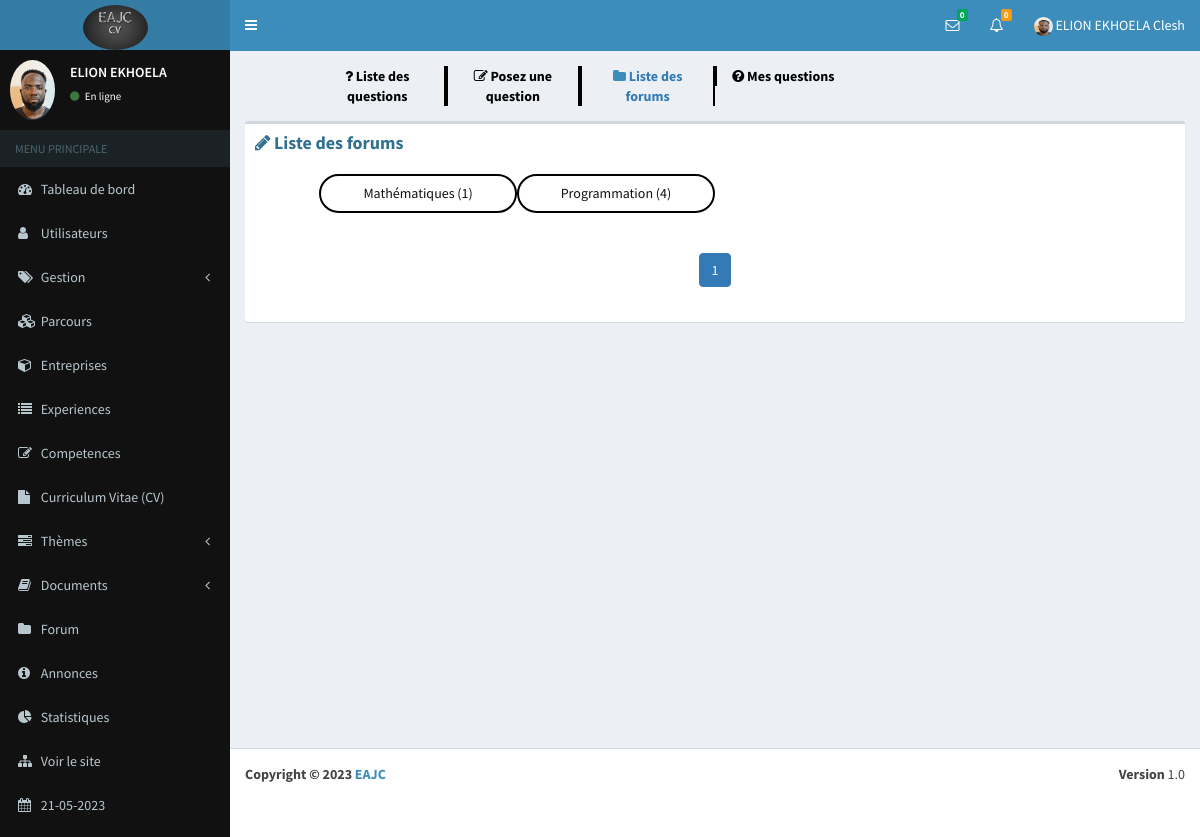
The page /forum/listforum (signed in) on the database its author committed.
### eab/models.py (models this page shows, shortened)
class Parametre(models.Model):
    appname=models.CharField(max_length=100)
    appeditor=models.CharField(max_length=200)
    phone=models.CharField(max_length=200, null=True)
    email=models.CharField(max_length=200, null=True)
    version=models.CharField(max_length=10, null=True)
    devise=models.CharField(max_length=10, null=True)
    COLORS=[
        ('primary','primary'),
        ('info','info'),
        ('success','success'),
        ('danger','danger'),
        ('secondary','secondary'),
        ('dark','dark'),
    ]
    theme=models.CharField(max_length=200, null=True, choices=COLORS)
    logo=models.ImageField(upload_to="media", null=True, blank=True)
    width_logo=models.CharField(max_length=3, null=True)
    height_logo=models.TextField(max_length=3, null=True)

class Profile(models.Model):
    user=models.OneToOneField(User, on_delete=models.CASCADE)
    phone=models.CharField(max_length=100)
    address=models.TextField()
    photo=models.ImageField(upload_to="media", null=True, blank=True)
    SEX=[
        ('Masculin','Masculin'),
        ('Feminin','Feminin')
    ]
    gender=models.CharField(max_length=100, null=True, choices=SEX)
    droitmes=models.BooleanField(default=False, null=True)
    status=models.BooleanField(default=False, null=True)
    apropos=models.TextField(null=True)
    profession=models.CharField(max_length=50, null=True)
    VARIABLE=[
        ('Visible','Visible'),
        ('Invisible','Invisible')
    ]
    vform=models.CharField(max_length=100, null=True, choices=VARIABLE, default="Visible")
    vep=models.CharField(max_length=100, null=True, choices=VARIABLE)
    vcomp=models.CharField(max_length=100, null=True, choices=VARIABLE)
    vaform=models.CharField(max_length=100, null=True, choices=VARIABLE)
    priority=models.BooleanField(null=True,default=False)

### forum/models.py (models this page shows, shortened)
class Discipline(models.Model):
    libelle=models.CharField(max_length=200)

### forum/views.py (the view)
# urls.py: path("listforum", listforum, name="question/listforum"),
@login_required(login_url='login')
def listforum(request):
    date=datetime.datetime.now()
    disciplines=Discipline.objects.all()
    tabDicsipline=[]
    for discipline in disciplines:
        dicDisc={}
        effect=0
        composants=Composant.objects.filter(discipline_id=discipline.id)
        tabComposants=[]
        for composant in composants:
            query=Question.objects.values("composant_id").filter(composant_id=composant.id).annotate(effectif=Count("composant_id"))
            if query.exists():
                for comp in query:
                    effect+=comp["effectif"]
                    dic={}
                    dic["id"]=composant.id
                    dic["libelle"]=composant.libelle
                    dic["effectif"]=comp["effectif"]
                    tabComposants.append(dic)
            else:
                dic={}
                dic["id"]=composant.id
                dic["libelle"]=composant.libelle
                dic["effectif"]=0
                tabComposants.append(dic)
        dicDisc["id"]=discipline.id
        dicDisc["libelle"]=discipline.libelle
        dicDisc["effectif"]=effect
        dicDisc["composants"]=tabComposants
        tabDicsipline.append(dicDisc)
    paginator = Paginator(tabDicsipline, 10)
    num_page=request.GET.get('page')
    tabDicsipline=paginator.get_page(num_page)
    context={
            "disciplines":tabDicsipline,
            "parametre":parametre(),
            "date":date,
        "countanswer":nbnew_answer(request),
        "count":nbnew_message(request),
        "users":new_message(request)
    }
    return render(request, "question/listforum.html", context)

### eab/views.py (called while the page is built)
def parametre():
    try:
        parametre=Parametre.objects.all()[0]
    except Exception as e:
        parametre=None
    if parametre == None :
        return redirect("maintenance")
    else:
        return parametre

### forum/views.py (called while the page is built, shortened)
def new_message( request):
    contacts=Contact.objects.filter(statut=0, status=1).order_by("-id")
    tabUsers=[]
    tabIdUser=[]
    for contact in contacts:
        diccode=eval(contact.codes)
    tab=[]
    for i in tabIdUser:
        if i not in tab:
            tab.append(i)
    dic={}
    for i in tab:
        nombre=0
        for k in tabIdUser:
            if i==k:
                nombre=nombre+1
        dic[i]=nombre
    tabMessages=[]
    tabs=[]
    return tabMessages

def nbnew_message(request):
    contacts=Contact.objects.filter(statut=0, status=1).order_by("-id")
    count=0
    for contact in contacts:
        diccode=eval(contact.codes)
        if diccode["user1"]==request.user.id:
            count=count+1
    return count

def nbnew_answer(request):
    questions=Question.objects.filter(user_id=request.user.id)
    number=0
    for question in questions:
        answers=Answer.objects.filter(question_id=question.id, status=0)
        for answer in answers:
            if answer.user_id != request.user.id:
                number+=1
    return number

### forum/templates/question/listforum.html (shortened to what this page needs)
{% extends 'global/base.html' %}
{% block content %}
<div class="content-wrapper">
<section class="content-header">
    <div class="row">
        <div class="col-md-10 col-md-offset-1">
            <div class="row">
                <div class="col-lg-8">
                    <div class="row">
                        <div class="col-xs-3 text-center" style="border-right: 2px solid black;">
                            <a href="{% url 'question/questions' %}" class="question" id="question" style="text-decoration: none; color: black;"><i class="fa fa-question"></i> <b>Liste des questions</b></a>
                        </div>
                        <div class="col-xs-3 text-center" style="border-right: 2px solid black; border-left: 2px solid black">
                            <a href="{% url 'question/postquestion' %}" class="question" id="pquestion"  style="text-decoration: none; color: black;"><i class="fa fa-edit"></i> <b>Posez une question</b></a>
                        </div>
                        <div class="col-xs-3 text-center" style="border-right: 2px solid black; border-left: 2px solid black">
                            <a href="{% url 'question/listforum' %}" class="question" id="forum" style="text-decoration: none"><i class="fa fa-folder"></i> <b class="text-primary">Liste des forums</b></a>
                        </div>
                        <div class="col-xs-3 text-center" style="border-left: 2px solid black">
                            <a href="{% url 'question/my_questions' %}" class="question" id="mquestion" style="text-decoration: none; color: black;"><i class="fa fa-question-circle"></i> <b>Mes questions</b></a>
                        </div>
                    </div>
                </div>
            </div>
        </div>
    </div>
</section>
    <section class="content">
        <div class="row">
            <div class="col-md-12">
                <div class="box">
                    <div class="box-header">
                      <h3 class="box-title text-info"><i class="fa fa-pencil"></i> <b>Liste des forums</b></h3>
                    </div>
                    <div class="box-body">
                        <div class="row">
                            <div class="col-md-10 col-md-offset-1">
                                <div class="row">
                                    {% for discipline in disciplines %}
                                    <div class="col-md-3 col-xs-4" style="border-radius: 20px; border:2px solid black">
                                        <a href="#" class="ourview" style="text-decoration:none; font-family: Georgia, serif" data-toggle="modal" data-target="#contactModal{{ discipline.id }}">
                                            <h5 class="text-center text-black"> {{ discipline.libelle }} ({{ discipline.effectif }})</h5>
                                        </a>
                                    </div>
                                    {% endfor %}
                                </div>
                                <br>
                                <div class="row">
                                    <div class="col-md-12 text-center">
                                        <ul class="pagination">
                                            <li class="page-item active">
                                                <a class="page-link bg-dark" href="?page={{ disciplines.number }}">{{ disciplines.number }}</a>
                                            </li>
                                        </ul>
                                    </div>
                                </div>
                            </div>
                        </div>
                    </div>
                </div>
            </div>
        </div>
    </section>
</div>
{% endblock %}

### eab/templates/global/navbar.html (shortened to what this page needs)
{% load static %}
<header class="main-header">
    <a href="{% url 'dashboard' %}" class="logo">
        {% if parametre.logo %}
        <img class="img-circle" src="{{ parametre.logo.url }}" width="{{ parametre.width_logo }}" height="{{ parametre.height_logo }}" alt="EAJC">
        {% else %}
        <h3><b>EAJC</b></h3>
        {% endif %}
    </a>
    <nav class="navbar navbar-static-top" role="navigation">
      <a href="#" class="sidebar-toggle" data-toggle="offcanvas" role="button">
      </a>
      <div class="navbar-custom-menu">
        <ul class="nav navbar-nav">
          <li class="dropdown messages-menu">
            <a href="#" class="dropdown-toggle" data-toggle="dropdown">
              <i class="fa fa-envelope-o"></i>
              <span class="label label-success">{{ count }}</span>
            </a>
          </li>
          <li class="dropdown notifications-menu">
            <a href="#" class="dropdown-toggle" data-toggle="dropdown">
              <i class="fa fa-bell-o"></i>
              <span class="label label-warning">{{ countanswer }}</span>
            </a>
          </li>
          <li class="dropdown user user-menu">
            <a href="#" class="dropdown-toggle" data-toggle="dropdown">
                {% if request.user.profile.photo %}
                <img class="img-circle" width="19" height="19" src="{{ request.user.profile.photo.url }}" alt="...">
                {% else %}
                <img class="img-circle" width="19" height="19" src="{% static 'dist/img/user.png' %}" alt="...">
                {% endif %}
              <span class="hidden-xs">{{ user.last_name }} {{ user.first_name }}</span>
            </a>
          </li>
        </ul>
      </div>
    </nav>
  </header>

### eab/templates/global/_nav.html (shortened to what this page needs)
{% load static %}
<aside class="main-sidebar bg-black">
    <section class="sidebar">
      <div class="user-panel">
        <div class="pull-left image">
            {% if request.user.profile.photo %}
            <img class="img-circle" src="{{ request.user.profile.photo.url }}" alt="...">
            {% else %}
            <img class="img-circle" width="60" height="50" src="{% static 'dist/img/user.png' %}" alt="...">
            {% endif %}
        </div>
        <div class="pull-left info">
          <p>{{ user.last_name }}</p>
          <a href="{% url 'users/profile' %}"><i class="fa fa-circle text-success"></i> En ligne</a>
        </div>
      </div>
      <ul class="sidebar-menu">
        <li class="header">MENU PRINCIPALE</li>
        <li><a href="{% url 'dashboard' %}"><i class="fa fa-dashboard"></i> <span>Tableau de bord</span></a></li>
        {% for group in request.user.groups.all %}
        {% if group.name == "admin" %}
        <li class="treeview">
          <a href="#">
            <i class="fa fa-user"></i>
            <span>Utilisateurs</span>
          </a>
        </li>
        <li class="treeview">
            <a href="#">
              <i class="fa fa-tags"></i> <span>Gestion</span>
              <i class="fa fa-angle-left pull-right"></i>
            </a>
        </li>
        <li><a href="{% url 'parcours/parcours' %}"><i class="fa fa-cubes"></i> Parcours</a></li>
        <li><a href="{% url 'entreprise/entreprises' %}"><i class="fa fa-cube"></i> <span>Entreprises</span></a></li>
        <li><a href="{% url 'experience/experiences' %}"><i class="fa fa-list"></i> <span>Experiences</span></a></li>
        <li><a href="{% url 'competence/competences' %}"><i class="fa fa-edit"></i> <span>Competences</span></a></li>
        <li><a href="{% url 'cv/recap' %}"><i class="fa fa-file"></i> <span>Curriculum Vitae (CV)</span></a></li>
        <li class="treeview">
          <a href="#">
            <i class="fa fa-tasks"></i> <span>Thèmes</span>
            <i class="fa fa-angle-left pull-right"></i>
          </a>
        </li>
        <li class="treeview">
          <a href="#">
            <i class="fa fa-book"></i> <span>Documents</span>
            <i class="fa fa-angle-left pull-right"></i>
          </a>
        </li>
        <li><a href="{% url 'question/questions' %}"><i class="fa fa-folder"></i> <span>Forum</span></a></li>
        <li><a href="{% url 'annonce/annonces' %}"><i class="fa fa-info-circle"></i> <span>Annonces</span></a></li>
        <li><a href="{% url 'statistique' %}"><i class="fa fa-pie-chart"></i> <span>Statistiques</span></a></li>
        <li><a href="{% url 'home' %}"><i class="fa fa-sitemap"></i> <span>Voir le site</span></a></li>
        <li><a href=""><i class="fa fa-calendar"></i> <span>{{ date|date:"d-m-Y" }}</span></a></li>
        {% endif %}
        {% endfor %}
      </ul>
    </section>
  </aside>

### eab/templates/global/footeradmin.html
<footer class="main-footer">
    <div class="pull-right hidden-xs">
      <b>Version</b> {{parametre.version}}
    </div>
    <strong>Copyright &copy; 2023 <a href="">{{parametre.appname}}</a></strong>
</footer>

### rows shown on the page
Parametre: logo (picture), version "1.0", appname "EAJC"
Discipline: libelle "Mathématiques"
Discipline: libelle "Programmation"

### other values the page prints
{{ count }} "0"
{{ countanswer }} "0"
{{ user.last_name }} "ELION EKHOELA"
{{ user.first_name }} "Clesh"
{{ date|date:"d-m-Y" }} "21-05-2023"
{{ discipline.effectif }} "1" "4"
{{ disciplines.number }} "1"
